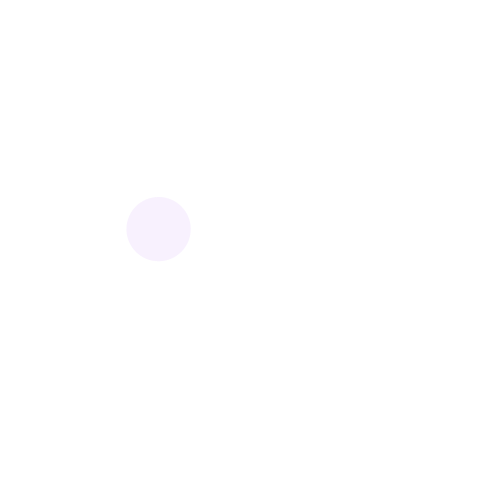
Frame 1 (no input)
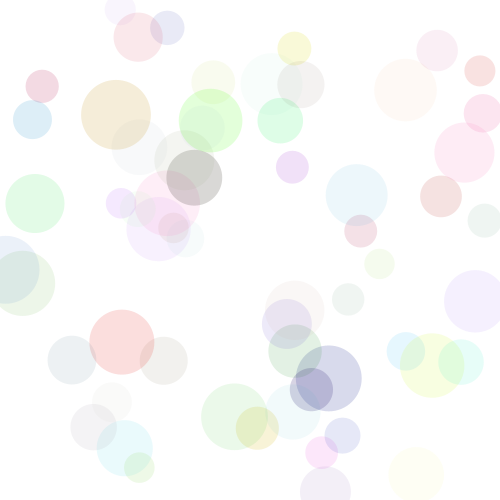
Frame 60 (the mouse pressed at the canvas centre just before this capture)
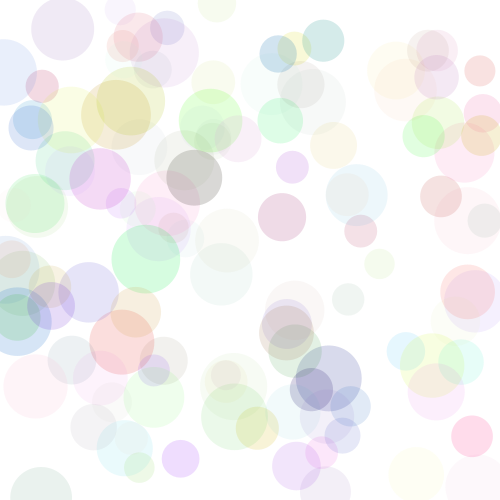
Frame 120 (the mouse held since frame 60 and released just before this capture)

The Processing sketch that drew these frames (run headless with seeded random() and noise(); from frame 60 on, the mouse is pressed at the canvas centre):

// Processing sketch: processing_186670
// ── processing_186670.pde

color c;
float r;

void setup(){
  size(500,500);
  background(255);
  noStroke();
}

void draw(){
  c = color(random(255),random(255),random(255));
  fill(c,random(10,50));
  r= random(30,70);
  ellipse(random(width),random(height),r,r);
}

void mousePressed(){
  background(255);
}
